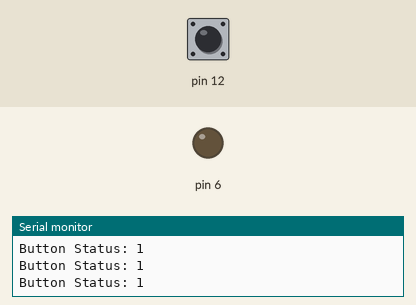
This sketch was run on a simulated Arduino Uno, built with avr-gcc and run on an emulated ATmega328P. Shown: output pins drawn as LEDs (lit = HIGH), the last lines printed to the serial monitor. Dashed ring = blinking. The inputs (shaded band) are chosen by the test bench; at power-on: pin 12 HIGH.

Above: at 2.8 s.
2.9 s: pin 12 pulled LOW for 3.2 s
At 3.4 s:
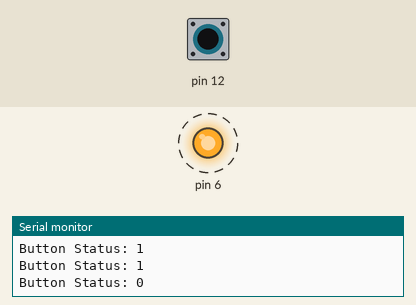
7.6 s: pin 12 pulled LOW for 1.2 s
At 8.4 s:
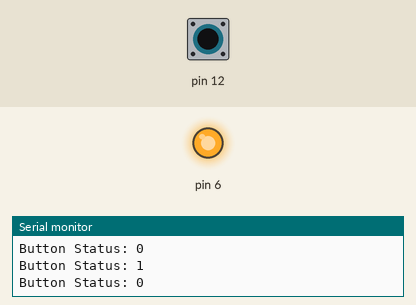
Timing chart, 0 to 10.6 s (numbered marks = the images above; inputs shaded):
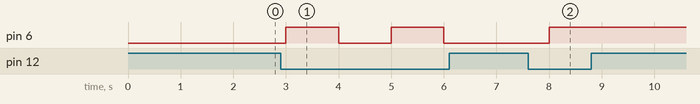

The sketch:

Botton_Status_check_using_led_on_ya_off.ino
```cpp
int led=0;


void setup() {
  // put your setup code here, to run once:

Serial.begin(9600);
pinMode(6,OUTPUT);
pinMode(12,INPUT_PULLUP);

}

void loop() {
  // put your main code here, to run repeatedly:

int button_status;
button_status=digitalRead(12);
Serial.print("Button Status: ");
Serial.println(button_status);

if(button_status ==0)
{
  led=~led;
  digitalWrite(6,led);

}
delay(1000);
}
```

Measured:
- after the input at 2.9 s, pin 6: alternates HIGH for 1.0 s and LOW for 1.0 s, starting after 0.10 s
- after the input at 7.6 s, pin 6: LOW → HIGH after 0.40 s
